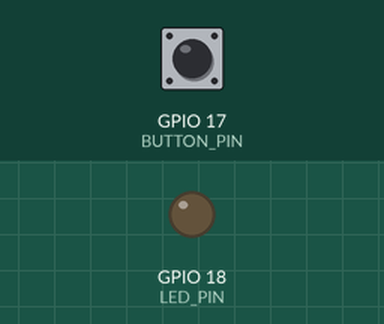
This program was run on a simulated Raspberry Pi (BCM pin numbers). Parts: output pins drawn as LEDs (lit = HIGH). Inputs (shaded band) come from the test bench; at power-on: GPIO 17 (BUTTON_PIN) HIGH.

Above: at 1.2 s.
1.3 s: GPIO 17 (BUTTON_PIN) pulled LOW for 0.15 s
At 1.4 s:
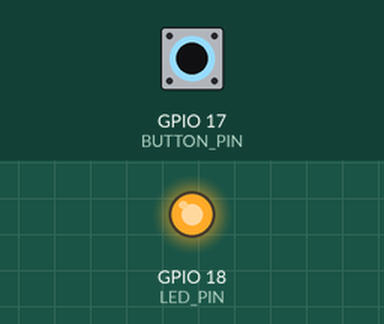
3.0 s: GPIO 17 (BUTTON_PIN) pulled LOW for 3.2 s
At 7.5 s:
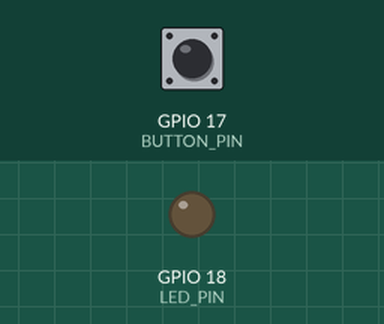
Timing chart, 0 to 9.0 s (numbered marks = the images above; inputs shaded):
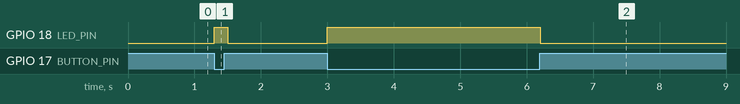

Measured:
- after the input at 1.3 s, GPIO 18 (LED_PIN): LOW → HIGH at once, → LOW 0.20 s later
- after the input at 3.0 s, GPIO 18 (LED_PIN): LOW → HIGH at once, → LOW 3.2 s later

The program:

led_push.py
```python
import RPi.GPIO as GPIO
import time

# Set up the GPIO mode
GPIO.setmode(GPIO.BCM)

# Define the GPIO pins for the LED and the button
LED_PIN = 18
BUTTON_PIN = 17

# Set up the GPIO pins
GPIO.setup(LED_PIN, GPIO.OUT)
GPIO.setup(BUTTON_PIN, GPIO.IN, pull_up_down=GPIO.PUD_UP)

try:
  while True:
    # Read	 the state of the button
    button_state = GPIO.input(BUTTON_PIN)

    if button_state == GPIO.LOW: # Button is pressed
      GPIO.output(LED_PIN, GPIO.HIGH) # Turn on LED
    else:
      GPIO.output(LED_PIN, GPIO.LOW) # Turn off LED

    time.sleep(0.1) # Small delay to debounce the button

except KeyboardInterrupt:
  # Clean up GPIO settings before exiting
  GPIO.cleanup()
```
